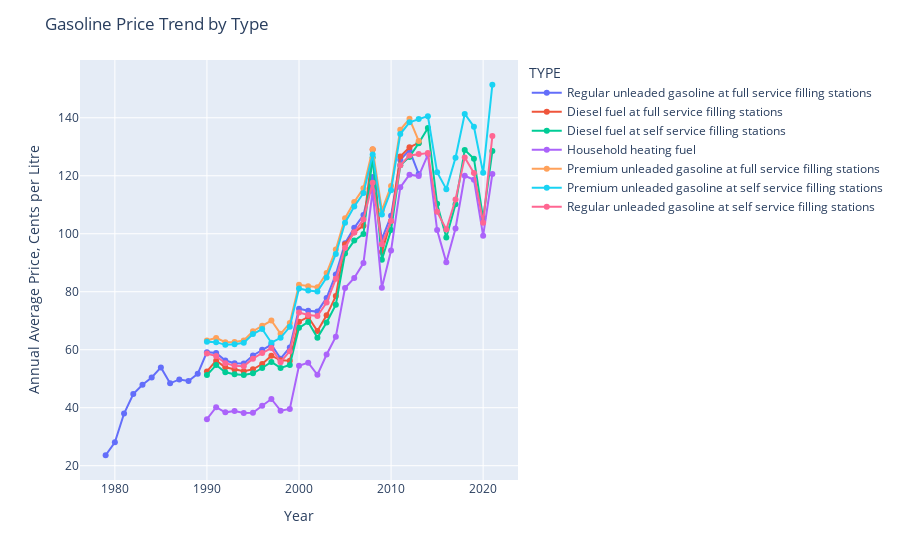

The cell this chart's notebook holds for it:
### Code cell
# Plot the same data using plotly
fig = px.line(group_year_type, x='Year', y='VALUE', color='TYPE')
fig.update_traces(mode='markers+lines')
fig.update_layout(
    title="Gasoline Price Trend by Type",
    xaxis_title="Year",
    yaxis_title="Annual Average Price, Cents per Litre")
fig.show()

### Figure 1 — Plotly figure (JSON) as saved in the notebook; plotly's stock layout.template omitted (floating-point values rounded to 4 significant figures)
{"data": [{"hovertemplate": "TYPE=Regular unleaded gasoline at full service filling stations<br>Year=%{x}<br>VALUE=%{y}<extra></extra>", "legendgroup": "Regular unleaded gasoline at full service filling stations", "line": {"color": "#636efa", "dash": "solid"}, "marker": {"symbol": "circle"}, "mode": "markers+lines", "name": "Regular unleaded gasoline at full service filling stations", "orientation": "v", "showlegend": true, "type": "scatter", "x": [1979, 1980, 1981, 1982, 1983, 1984, 1985, 1986, 1987, 1988, 1989, 1990, 1991, 1992, 1993, 1994, 1995, 1996, 1997, 1998, 1999, 2000, 2001, 2002, 2003, 2004, 2005, 2006, 2007, 2008, 2009, 2010, 2011, 2012, 2013], "xaxis": "x", "y": [23.6, 28.07, 38.0, 44.7, 47.9, 50.44, 53.9, 48.41, 49.76, 49.22, 51.7, 59.15, 58.89, 56.26, 55.36, 55.26, 58.02, 59.97, 61.78, 56.91, 60.77, 74.12, 73.44, 73.14, 77.88, 85.98, 96.74, 102.0, 106.5, 119.5, 98.15, 106.2, 125.5, 128.8, 120.6], "yaxis": "y"}, {"hovertemplate": "TYPE=Diesel fuel at full service filling stations<br>Year=%{x}<br>VALUE=%{y}<extra></extra>", "legendgroup": "Diesel fuel at full service filling stations", "line": {"color": "#EF553B", "dash": "solid"}, "marker": {"symbol": "circle"}, "mode": "markers+lines", "name": "Diesel fuel at full service filling stations", "orientation": "v", "showlegend": true, "type": "scatter", "x": [1990, 1991, 1992, 1993, 1994, 1995, 1996, 1997, 1998, 1999, 2000, 2001, 2002, 2003, 2004, 2005, 2006, 2007, 2008, 2009, 2010, 2011, 2012, 2013], "xaxis": "x", "y": [52.53, 56.22, 53.96, 53.19, 52.59, 53.26, 55.06, 57.95, 56.35, 56.24, 69.67, 71.31, 66.42, 71.85, 78.48, 96.39, 100.5, 102.8, 129.1, 93.7, 104.3, 126.6, 129.8, 131.3], "yaxis": "y"}, {"hovertemplate": "TYPE=Diesel fuel at self service filling stations<br>Year=%{x}<br>VALUE=%{y}<extra></extra>", "legendgroup": "Diesel fuel at self service filling stations", "line": {"color": "#00cc96", "dash": "solid"}, "marker": {"symbol": "circle"}, "mode": "markers+lines", "name": "Diesel fuel at self service filling stations", "orientation": "v", "showlegend": true, "type": "scatter", "x": [1990, 1991, 1992, 1993, 1994, 1995, 1996, 1997, 1998, 1999, 2000, 2001, 2002, 2003, 2004, 2005, 2006, 2007, 2008, 2009, 2010, 2011, 2012, 2013, 2014, 2015, 2016, 2017, 2018, 2019, 2020, 2021], "xaxis": "x", "y": [51.24, 54.71, 52.24, 51.52, 51.28, 51.89, 53.69, 55.81, 53.73, 54.74, 67.54, 69.59, 64.12, 69.39, 75.54, 93.15, 97.63, 99.9, 126.3, 91.04, 101.3, 123.6, 126.5, 131.2, 136.5, 110.4, 98.7, 110.2, 128.9, 125.9, 105.2, 128.5], "yaxis": "y"}, {"hovertemplate": "TYPE=Household heating fuel<br>Year=%{x}<br>VALUE=%{y}<extra></extra>", "legendgroup": "Household heating fuel", "line": {"color": "#ab63fa", "dash": "solid"}, "marker": {"symbol": "circle"}, "mode": "markers+lines", "name": "Household heating fuel", "orientation": "v", "showlegend": true, "type": "scatter", "x": [1990, 1991, 1992, 1993, 1994, 1995, 1996, 1997, 1998, 1999, 2000, 2001, 2002, 2003, 2004, 2005, 2006, 2007, 2008, 2009, 2010, 2011, 2012, 2013, 2014, 2015, 2016, 2017, 2018, 2019, 2020, 2021], "xaxis": "x", "y": [36.05, 40.18, 38.4, 38.86, 38.21, 38.27, 40.7, 43.0, 38.97, 39.55, 54.47, 55.53, 51.34, 58.36, 64.47, 81.27, 84.76, 89.89, 114.8, 81.38, 94.24, 116.0, 120.4, 119.9, 127.3, 101.2, 90.13, 101.8, 120.0, 118.6, 99.35, 120.6], "yaxis": "y"}, {"hovertemplate": "TYPE=Premium unleaded gasoline at full service filling stations<br>Year=%{x}<br>VALUE=%{y}<extra></extra>", "legendgroup": "Premium unleaded gasoline at full service filling stations", "line": {"color": "#FFA15A", "dash": "solid"}, "marker": {"symbol": "circle"}, "mode": "markers+lines", "name": "Premium unleaded gasoline at full service filling stations", "orientation": "v", "showlegend": true, "type": "scatter", "x": [1990, 1991, 1992, 1993, 1994, 1995, 1996, 1997, 1998, 1999, 2000, 2001, 2002, 2003, 2004, 2005, 2006, 2007, 2008, 2009, 2010, 2011, 2012, 2013], "xaxis": "x", "y": [63.18, 64.08, 62.6, 62.66, 63.22, 66.38, 68.25, 70.07, 65.48, 69.19, 82.39, 81.91, 81.55, 86.45, 94.57, 105.4, 111.0, 115.7, 129.2, 108.1, 116.4, 135.9, 139.6, 132.0], "yaxis": "y"}, {"hovertemplate": "TYPE=Premium unleaded gasoline at self service filling stations<br>Year=%{x}<br>VALUE=%{y}<extra></extra>", "legendgroup": "Premium unleaded gasoline at self service filling stations", "line": {"color": "#19d3f3", "dash": "solid"}, "marker": {"symbol": "circle"}, "mode": "markers+lines", "name": "Premium unleaded gasoline at self service filling stations", "orientation": "v", "showlegend": true, "type": "scatter", "x": [1990, 1991, 1992, 1993, 1994, 1995, 1996, 1997, 1998, 1999, 2000, 2001, 2002, 2003, 2004, 2005, 2006, 2007, 2008, 2009, 2010, 2011, 2012, 2013, 2014, 2015, 2016, 2017, 2018, 2019, 2020, 2021], "xaxis": "x", "y": [62.73, 62.62, 61.68, 61.86, 62.37, 65.4, 67.13, 62.42, 64.12, 67.9, 81.14, 80.43, 80.07, 84.9, 93.04, 103.8, 109.4, 114.0, 127.3, 106.6, 115.0, 134.4, 138.4, 139.5, 140.6, 121.2, 115.4, 126.2, 141.3, 136.9, 121.0, 151.4], "yaxis": "y"}, {"hovertemplate": "TYPE=Regular unleaded gasoline at self service filling stations<br>Year=%{x}<br>VALUE=%{y}<extra></extra>", "legendgroup": "Regular unleaded gasoline at self service filling stations", "line": {"color": "#FF6692", "dash": "solid"}, "marker": {"symbol": "circle"}, "mode": "markers+lines", "name": "Regular unleaded gasoline at self service filling stations", "orientation": "v", "showlegend": true, "type": "scatter", "x": [1990, 1991, 1992, 1993, 1994, 1995, 1996, 1997, 1998, 1999, 2000, 2001, 2002, 2003, 2004, 2005, 2006, 2007, 2008, 2009, 2010, 2011, 2012, 2013, 2014, 2015, 2016, 2017, 2018, 2019, 2020, 2021], "xaxis": "x", "y": [58.7, 57.8, 55.35, 54.49, 54.27, 56.92, 58.87, 60.55, 55.7, 59.51, 72.83, 72.0, 71.62, 76.27, 84.45, 95.2, 100.5, 104.9, 117.6, 96.41, 104.4, 123.6, 127.0, 127.5, 127.8, 107.6, 101.5, 111.8, 126.3, 120.9, 103.8, 133.7], "yaxis": "y"}], "layout": {"legend": {"title": {"text": "TYPE"}, "tracegroupgap": 0}, "margin": {"t": 60}, "title": {"text": "Gasoline Price Trend by Type"}, "xaxis": {"anchor": "y", "domain": [0, 1], "title": {"text": "Year"}}, "yaxis": {"anchor": "x", "domain": [0, 1], "title": {"text": "Annual Average Price, Cents per Litre"}}}}
